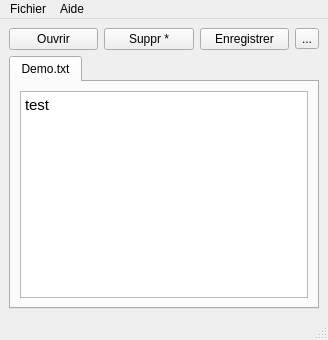
<?xml version="1.0" encoding="UTF-8"?>
<ui version="4.0">
 <class>MainWindow</class>
 <widget class="QMainWindow" name="MainWindow">
  <property name="geometry">
   <rect>
    <x>0</x>
    <y>0</y>
    <width>328</width>
    <height>340</height>
   </rect>
  </property>
  <property name="windowTitle">
   <string>MainWindow</string>
  </property>
  <widget class="QWidget" name="centralwidget">
   <layout class="QGridLayout" name="gridLayout">
    <item row="0" column="0">
     <widget class="QPushButton" name="pushButtonOpen">
      <property name="text">
       <string>Ouvrir</string>
      </property>
     </widget>
    </item>
    <item row="0" column="1">
     <widget class="QPushButton" name="pushButtonNewTab">
      <property name="text">
       <string>Suppr *</string>
      </property>
     </widget>
    </item>
    <item row="0" column="2">
     <widget class="QPushButton" name="pushButtonSave">
      <property name="text">
       <string>Enregistrer</string>
      </property>
     </widget>
    </item>
    <item row="0" column="3">
     <widget class="QToolButton" name="toolButton">
      <property name="text">
       <string>...</string>
      </property>
     </widget>
    </item>
    <item row="1" column="0" colspan="4">
     <widget class="QTabWidget" name="tabWidget">
      <property name="currentIndex">
       <number>0</number>
      </property>
      <widget class="QWidget" name="tab">
       <attribute name="title">
        <string>Demo.txt</string>
       </attribute>
       <layout class="QGridLayout" name="gridLayout_2">
        <item row="0" column="0">
         <widget class="QTextEdit" name="textEdit">
          <property name="html">
           <string>&lt;!DOCTYPE HTML PUBLIC &quot;-//W3C//DTD HTML 4.0//EN&quot; &quot;http://www.w3.org/TR/REC-html40/strict.dtd&quot;&gt;
&lt;html&gt;&lt;head&gt;&lt;meta name=&quot;qrichtext&quot; content=&quot;1&quot; /&gt;&lt;meta charset=&quot;utf-8&quot; /&gt;&lt;style type=&quot;text/css&quot;&gt;
p, li { white-space: pre-wrap; }
hr { height: 1px; border-width: 0; }
li.unchecked::marker { content: &quot;\2610&quot;; }
li.checked::marker { content: &quot;\2612&quot;; }
&lt;/style&gt;&lt;/head&gt;&lt;body style=&quot; font-family:'Cantarell'; font-size:11pt; font-weight:400; font-style:normal;&quot;&gt;
&lt;p style=&quot; margin-top:0px; margin-bottom:0px; margin-left:0px; margin-right:0px; -qt-block-indent:0; text-indent:0px;&quot;&gt;test&lt;/p&gt;&lt;/body&gt;&lt;/html&gt;</string>
          </property>
         </widget>
        </item>
       </layout>
      </widget>
     </widget>
    </item>
   </layout>
  </widget>
  <widget class="QMenuBar" name="menubar">
   <property name="geometry">
    <rect>
     <x>0</x>
     <y>0</y>
     <width>328</width>
     <height>23</height>
    </rect>
   </property>
   <widget class="QMenu" name="menuFichier">
    <property name="title">
     <string>Fichier</string>
    </property>
    <addaction name="actionOuvrir"/>
    <addaction name="actionOuvrirr"/>
    <addaction name="actionEnregistrer"/>
    <addaction name="actionEnregistrer_sous"/>
    <addaction name="actionFichiers_r_cents"/>
   </widget>
   <widget class="QMenu" name="menuAide">
    <property name="title">
     <string>Aide</string>
    </property>
    <addaction name="actionAide"/>
    <addaction name="actionA_propos"/>
   </widget>
   <addaction name="menuFichier"/>
   <addaction name="menuAide"/>
  </widget>
  <widget class="QStatusBar" name="statusbar"/>
  <action name="actionOuvrir">
   <property name="text">
    <string>Nouveau</string>
   </property>
  </action>
  <action name="actionOuvrirr">
   <property name="text">
    <string>Ouvrir</string>
   </property>
  </action>
  <action name="actionEnregistrer">
   <property name="text">
    <string>Enregistrer</string>
   </property>
  </action>
  <action name="actionEnregistrer_sous">
   <property name="text">
    <string>Enregistrer sous</string>
   </property>
  </action>
  <action name="actionFichiers_r_cents">
   <property name="text">
    <string>Fichiers récents</string>
   </property>
  </action>
  <action name="actionAide">
   <property name="text">
    <string>Aide</string>
   </property>
  </action>
  <action name="actionA_propos">
   <property name="text">
    <string>A propos</string>
   </property>
  </action>
 </widget>
 <resources/>
 <connections/>
</ui>
